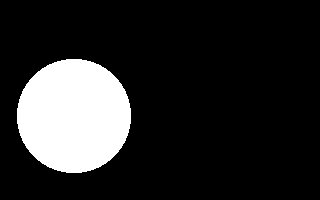
%> input picture Ex7/images_2/circle_1.bmp, 320 x 200 px; its folder holds only this picture in this run
$ octave RV_Ex7_Task3.m   (GNU Octave 9; MATLAB toolbox functions it lacks are replaced by stand-ins)
%> lines starting %> are read from the running program, lines starting %| are printed output that depends on the picture; in (x1, y1, x2, y2) boxes, pixels count from 0 and x2, y2 are one past the last pixel; in counts of white or black regions, pixels touching at a corner belong together; the program's own positions count from 1
% Clear Workspace
clc;
clear;
close all;

% Load Files
imgFiles = dir('..\images_2\*.bmp');

% Variables
circle = [init('..\images_2\circle_1.bmp');init('..\images_2\circle_2.bmp')];
% [12 lines not run here, left out]
function x = initTable(imgFiles)
    % WIP
    path = '..\images_2\';
    for i=1:length(imgFiles)
        x(i) = {extractBefore(imgFiles(i).name, "_"); compactness(imread(path+imgFiles(i).name)); circularity(imread(path+imgFiles(i).name))};
    end
end

function showPlane(circle, cross, dumbbell, ellipse, rectangle, square, trapeze)
    figure;
    xlabel('compactness');
    ylabel('circularity');
    hold on;
    showPlanePlot(circle, 'o');
    %showPlanePlot(cross, '+');
    showPlanePlot(dumbbell, '*');
    showPlanePlot(ellipse, '.');
    showPlanePlot(rectangle, 'x');
    showPlanePlot(square, 's');
    showPlanePlot(trapeze, 'p');
    hold off;
end

function showPlanePlot(obj, symbol)
    for i=1:length(obj)
        plot(obj(i,1), obj(i,2), symbol);
    end
end

function x = init(path)
%> called with path = '..\images_2\circle_1.bmp'
    I = imread(path);
%> I: size 200x320 logical; 16% white; 1 white region, box (x1, y1, x2, y2) and area: (17, 59, 131, 173) 10232
    comp = compactness(I);
%> in getPerimeter, `img = imfilter(I, mask, 'conv');`:
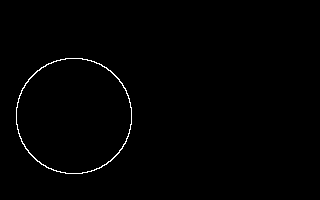
%> img: size 200x320 logical; 0.72% white in thin lines or dots, all inside (x1, y1, x2, y2) = (16, 58, 132, 174)
%> in getPerimeter, `size = sum(sum(img));`: size = 460
%> in compactness, `x = (getPerimeter(I)^2)/(4*pi*sum(sum(I)));`: x = 1.65
%> comp = 1.65
    circ = circularity(I);
    x = [comp , circ];
end

function printDir(x)
    for i=1:length(x)
        disp(x(i).name);
    end
end

function x = compactness(I)
    x = (getPerimeter(I)^2)/(4*pi*sum(sum(I)));
end

function x = circularity(I)
    center = box(I);
    bounds_tmp(:) = vertcat(bwboundaries(I));
    bounds = bounds_tmp{1};
    distance = 0;

    for i=1:length(bounds)
        distance(i) = getDistance(center, bounds(i,:));
    end

    sigma = mean(distance);
    micro = std(distance);

    x = sqrt(3)*sigma/micro;
end

function x = box(I)
    [rows, columns] = find(I);
%> rows = 10232 values from 60 to 173; columns = 10232 values from 18 to 131

    left = min(columns);
%> left = 18
    right = max(columns);
%> right = 131
    top = min(rows);
%> top = 60
    bottom = max(rows);
%> bottom = 173

    x = [(left-right)/2, (top-bottom)/2];
%> x = [-56.5 -56.5]
%> (the run ends here)
